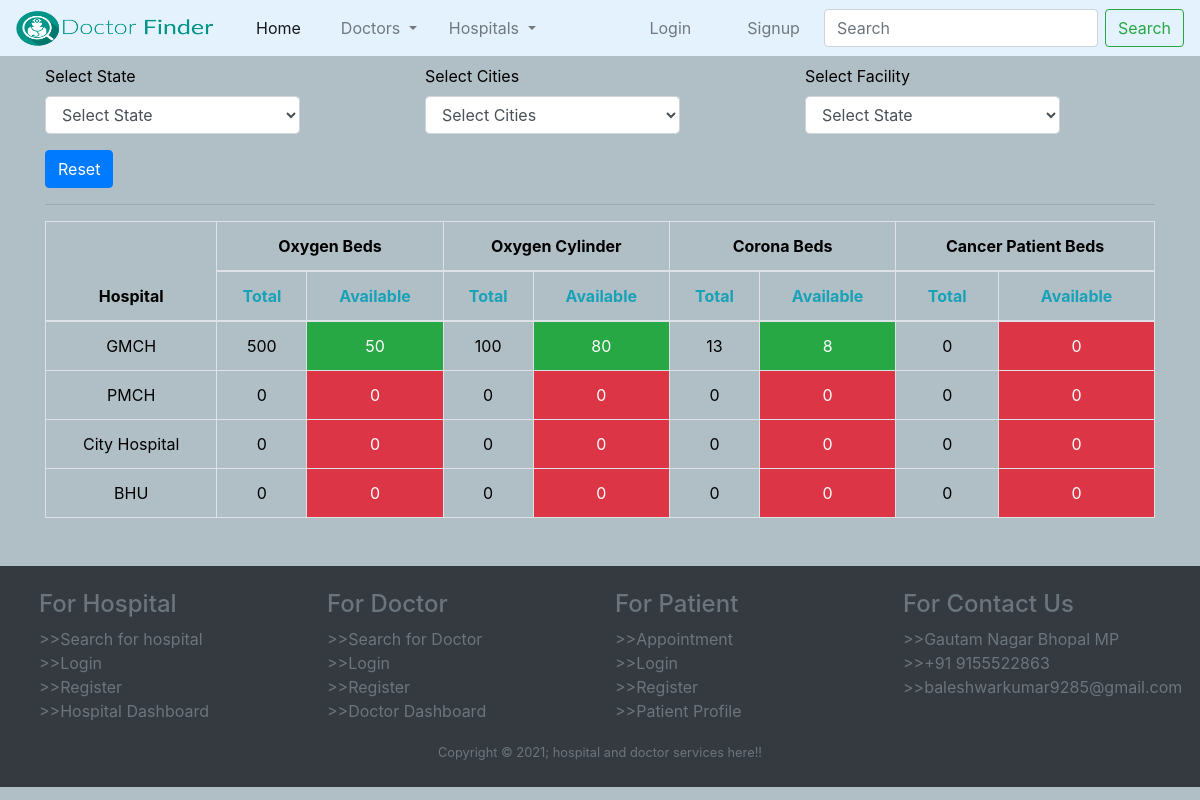
/search1/, run on the app's committed database.
### DoctorApp/models.py (models this page shows, shortened)
class Facility(models.Model):
    title = models.CharField(max_length=60, null=False, blank=False, default="")

class Hospital(models.Model):
    name = models.CharField(max_length=50, null=False, blank=False)
    phone = models.CharField(max_length=12, null=False, blank=False)
    address = models.CharField(max_length=200, null=False, blank=False)
    city = models.ForeignKey(City, on_delete=models.CASCADE, related_name='hospitals')

class Availibility(models.Model):
    hospital = models.ForeignKey(Hospital, on_delete=models.CASCADE, related_name='availabilies')
    facility = models.ForeignKey(Facility, on_delete=models.CASCADE, related_name='availabilies')
    updated_at = models.DateTimeField(auto_now=True)
    total = models.IntegerField(default=0)
    available = models.IntegerField(default=0)

### DoctorApp/views.py (the view, shortened to what this page needs)
# urls.py: path('search1/', views.search1, name="search1"),
def search1(request):
    selected_state_id = request.GET.get('state')
    selected_city_id = request.GET.get('city')
    selected_facility_id = request.GET.get('facility')
    facilities = Facility.objects.all().order_by('pk')
    if selected_state_id:
        cities = City.objects.filter(state=selected_state_id)
    else:
        cities = City.objects.all()
    states = State.objects.all()
    hospitals = Hospital.objects.all()
    if selected_city_id:
        hospitals = hospitals.filter(city=City(pk=selected_city_id))
    context = {
        'facilities' : facilities,
        'states' : states,
        'cities' : cities,
        'hospitals' : hospitals,
        'selected_state_id' : selected_state_id,
        'selected_city_id' : selected_city_id,
        'selected_facility_id' : selected_facility_id,
    }
    return render(request, 'app/search.html', context=context)

### DoctorApp/models.py (called while the page is built)
    def __str__(self):
        return self.name

    def __str__(self):
        return self.name

### DoctorApp/templatetags/custom_tags.py (called while the page is built)
@register.simple_tag
def get_table_class(value):
    if value:
        return 'bg-success text-white'
    return 'bg-danger text-white'

@register.simple_tag
def get_availibilities(hospital):
    return Availibility.objects.filter(hospital=hospital).order_by('facility_id')

@register.simple_tag
def is_option_selected(selected_option, pk):
    if selected_option == str(pk):
        return 'selected'
    return ''

### DoctorApp/templates/app/search.html (shortened to what this page needs)
{% extends 'app/base.html' %}
{% load static %}
{% load custom_tags %}
{% block main-content %}
<div class="container mb-5 mt-2">
    <form action="" id="filterForm" method="GET">
        <div class="row">
            <div class="col-sm-3">
                <div class="form-group">
                    <label for="exampleFormControlSelect1">Select State</label>
                    <select class="form-control" id="stateSelect" name="state">
                        <option value="">Select State</option>
                    </select>
                </div>
            </div>
            <div class="col-sm-3 offset-sm-1">
                <div class="form-group">
                    <label for="exampleFormControlSelect1">Select Cities</label>
                    <select class="form-control" id="citySelect" name="city">
                        <option value="">Select Cities</option>
                    </select>
                </div>
            </div>
            <div class="col-sm-3 offset-sm-1">
                <div class="form-group">
                    <label for="exampleFormControlSelect1">Select Facility</label>
                    <select class="form-control" id="facilitySelect" name="facility">
                        <option value="">Select State</option>
                    </select>
                </div>
            </div>
        </div>
        <div>
            <a href="{% url 'search1' %}" class="btn btn-primary">Reset</a>
        </div>
    </form>
    <hr>
    <table class="table text-center table-bordered">
        <thead>
            <tr>
                <th rowspan="2">Hospital</th>
                {% for facility in facilities %}
                <th colspan="2">{{facility.title}}</th>
                {% endfor %}
            </tr>
            <tr class="text-info">
                {% for facility in facilities %}
                <th>Total</th>
                <th>Available</th>
                {% endfor %}
            </tr>
        </thead>
        <tbody>
            {% for hospital in hospitals %}
            <tr>
                <td><a class="hosA" href="{% url 'physician' %}">{{hospital.name}}</a></td>
                {% get_availibilities hospital as availibilities %}
                {% for ava in availibilities %}
                <td>{{ava.total}}</td>
                <td class="{% get_table_class ava.available%}">{{ava.available}}</td>
                {% endfor %}
            </tr>
            {% endfor %}
        </tbody>
    </table>
</div>
{% endblock main-content %}

### DoctorApp/static/app/css/style.css (style rules this page uses)
body { color: #000; overflow-x: hidden; height: 100%; background-color: #B0BEC5; background-repeat: no-repeat }
.hosA { color: #000; }

### data on the page
Facility: title "Oxygen Beds"
Facility: title "Oxygen Cylinder"
Facility: title "Corona Beds"
Facility: title "Cancer Patient Beds"
Hospital: name "GMCH"
Availibility: total "500", available "50"
Availibility: total "100", available "80"
Availibility: total "13", available "8"
Availibility: total "0", available "0"
Hospital: name "PMCH"
Availibility: total "0", available "0"
Availibility: total "0", available "0"
Availibility: total "0", available "0"
Availibility: total "0", available "0"
Hospital: name "City Hospital"
Availibility: total "0", available "0"
Availibility: total "0", available "0"
Availibility: total "0", available "0"
Availibility: total "0", available "0"
Hospital: name "BHU"
Availibility: total "0", available "0"
Availibility: total "0", available "0"
Availibility: total "0", available "0"
Availibility: total "0", available "0"
